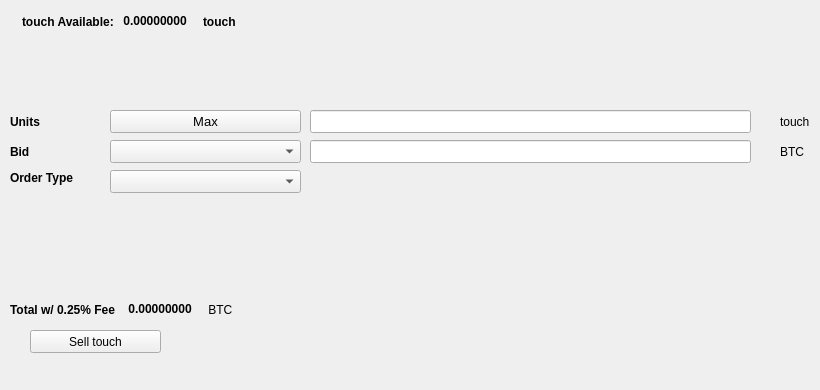
   <widget class="QWidget" name="SellTab">
    <attribute name="title">
     <string>Sell</string>
    </attribute>
    <widget class="QLabel" name="label_16">
     <property name="geometry">
      <rect>
       <x>780</x>
       <y>140</y>
       <width>31</width>
       <height>23</height>
      </rect>
     </property>
     <property name="text">
      <string>BTC</string>
     </property>
    </widget>
    <widget class="QComboBox" name="SellBidcomboBox">
     <property name="geometry">
      <rect>
       <x>110</x>
       <y>140</y>
       <width>191</width>
       <height>23</height>
      </rect>
     </property>
     <property name="font">
      <font>
       <pointsize>10</pointsize>
      </font>
     </property>
    </widget>
    <widget class="QLabel" name="label_18">
     <property name="geometry">
      <rect>
       <x>10</x>
       <y>110</y>
       <width>46</width>
       <height>23</height>
      </rect>
     </property>
     <property name="font">
      <font>
       <weight>75</weight>
       <bold>true</bold>
      </font>
     </property>
     <property name="text">
      <string>Units</string>
     </property>
    </widget>
    <widget class="QPushButton" name="Sell_Max_Amount">
     <property name="geometry">
      <rect>
       <x>110</x>
       <y>110</y>
       <width>191</width>
       <height>23</height>
      </rect>
     </property>
     <property name="font">
      <font>
       <pointsize>10</pointsize>
      </font>
     </property>
     <property name="text">
      <string>Max</string>
     </property>
    </widget>
    <widget class="QLabel" name="label_20">
     <property name="geometry">
      <rect>
       <x>10</x>
       <y>170</y>
       <width>91</width>
       <height>16</height>
      </rect>
     </property>
     <property name="font">
      <font>
       <weight>75</weight>
       <bold>true</bold>
      </font>
     </property>
     <property name="text">
      <string>Order Type</string>
     </property>
    </widget>
    <widget class="QComboBox" name="SellOrdertypeCombo">
     <property name="geometry">
      <rect>
       <x>110</x>
       <y>170</y>
       <width>191</width>
       <height>23</height>
      </rect>
     </property>
     <property name="font">
      <font>
       <pointsize>10</pointsize>
      </font>
     </property>
    </widget>
    <widget class="QLabel" name="label_21">
     <property name="geometry">
      <rect>
       <x>10</x>
       <y>140</y>
       <width>46</width>
       <height>23</height>
      </rect>
     </property>
     <property name="font">
      <font>
       <weight>75</weight>
       <bold>true</bold>
      </font>
     </property>
     <property name="text">
      <string>Bid</string>
     </property>
    </widget>
    <widget class="QLabel" name="label_22">
     <property name="geometry">
      <rect>
       <x>780</x>
       <y>110</y>
       <width>31</width>
       <height>23</height>
      </rect>
     </property>
     <property name="text">
      <string>touch</string>
     </property>
    </widget>
    <widget class="QLineEdit" name="UnitsInputtouch">
     <property name="geometry">
      <rect>
       <x>310</x>
       <y>110</y>
       <width>441</width>
       <height>23</height>
      </rect>
     </property>
     <property name="font">
      <font>
       <pointsize>9</pointsize>
       <weight>75</weight>
       <bold>true</bold>
      </font>
     </property>
    </widget>
    <widget class="QLineEdit" name="SellBidPriceEdit">
     <property name="geometry">
      <rect>
       <x>310</x>
       <y>140</y>
       <width>441</width>
       <height>23</height>
      </rect>
     </property>
     <property name="font">
      <font>
       <pointsize>9</pointsize>
       <weight>75</weight>
       <bold>true</bold>
      </font>
     </property>
    </widget>
    <widget class="QPushButton" name="SelltouchBTN">
     <property name="geometry">
      <rect>
       <x>30</x>
       <y>330</y>
       <width>131</width>
       <height>23</height>
      </rect>
     </property>
     <property name="text">
      <string>Sell touch</string>
     </property>
     <property name="icon">
      <iconset resource="../touch">
       <normaloff>:/icons/bitcoin</normaloff>:/icons/bitcoin</iconset>
     </property>
    </widget>
    <widget class="QWidget" name="layoutWidget3">
     <property name="geometry">
      <rect>
       <x>22</x>
       <y>12</y>
       <width>258</width>
       <height>19</height>
      </rect>
     </property>
     <layout class="QHBoxLayout" name="horizontalLayout">
      <item>
       <widget class="QLabel" name="label232_2">
        <property name="font">
         <font>
          <weight>75</weight>
          <bold>true</bold>
         </font>
        </property>
        <property name="text">
         <string>touch Available:</string>
        </property>
       </widget>
      </item>
      <item>
       <widget class="QLabel" name="touchAvailableLabel">
        <property name="palette">
         <palette>
          <active>
           <colorrole role="WindowText">
            <brush brushstyle="SolidPattern">
             <color alpha="255">
              <red>0</red>
              <green>0</green>
              <blue>0</blue>
             </color>
            </brush>
           </colorrole>
           <colorrole role="Button">
            <brush brushstyle="SolidPattern">
             <color alpha="255">
              <red>0</red>
              <green>170</green>
              <blue>0</blue>
             </color>
            </brush>
           </colorrole>
           <colorrole role="Light">
            <brush brushstyle="SolidPattern">
             <color alpha="255">
              <red>0</red>
              <green>255</green>
              <blue>0</blue>
             </color>
            </brush>
           </colorrole>
           <colorrole role="Midlight">
            <brush brushstyle="SolidPattern">
             <color alpha="255">
              <red>0</red>
              <green>212</green>
              <blue>0</blue>
             </color>
            </brush>
           </colorrole>
           <colorrole role="Dark">
            <brush brushstyle="SolidPattern">
             <color alpha="255">
              <red>0</red>
              <green>85</green>
              <blue>0</blue>
             </color>
            </brush>
           </colorrole>
           <colorrole role="Mid">
            <brush brushstyle="SolidPattern">
             <color alpha="255">
              <red>0</red>
              <green>113</green>
              <blue>0</blue>
             </color>
            </brush>
           </colorrole>
           <colorrole role="Text">
            <brush brushstyle="SolidPattern">
             <color alpha="255">
              <red>0</red>
              <green>170</green>
              <blue>0</blue>
             </color>
            </brush>
           </colorrole>
           <colorrole role="BrightText">
            <brush brushstyle="SolidPattern">
             <color alpha="255">
              <red>255</red>
              <green>255</green>
              <blue>255</blue>
             </color>
            </brush>
           </colorrole>
           <colorrole role="ButtonText">
            <brush brushstyle="SolidPattern">
             <color alpha="255">
              <red>0</red>
              <green>0</green>
              <blue>0</blue>
             </color>
            </brush>
           </colorrole>
           <colorrole role="Base">
            <brush brushstyle="SolidPattern">
             <color alpha="255">
              <red>255</red>
              <green>255</green>
              <blue>255</blue>
             </color>
            </brush>
           </colorrole>
           <colorrole role="Window">
            <brush brushstyle="SolidPattern">
             <color alpha="255">
              <red>0</red>
              <green>170</green>
              <blue>0</blue>
             </color>
            </brush>
           </colorrole>
           <colorrole role="Shadow">
            <brush brushstyle="SolidPattern">
             <color alpha="255">
              <red>0</red>
              <green>0</green>
              <blue>0</blue>
             </color>
            </brush>
           </colorrole>
           <colorrole role="AlternateBase">
            <brush brushstyle="SolidPattern">
             <color alpha="255">
              <red>127</red>
              <green>212</green>
              <blue>127</blue>
             </color>
            </brush>
           </colorrole>
           <colorrole role="ToolTipBase">
            <brush brushstyle="SolidPattern">
             <color alpha="255">
              <red>255</red>
              <green>255</green>
              <blue>220</blue>
             </color>
            </brush>
           </colorrole>
           <colorrole role="ToolTipText">
            <brush brushstyle="SolidPattern">
             <color alpha="255">
              <red>0</red>
              <green>0</green>
              <blue>0</blue>
             </color>
            </brush>
           </colorrole>
          </active>
          <inactive>
           <colorrole role="WindowText">
            <brush brushstyle="SolidPattern">
             <color alpha="255">
              <red>0</red>
              <green>0</green>
              <blue>0</blue>
             </color>
            </brush>
           </colorrole>
           <colorrole role="Button">
            <brush brushstyle="SolidPattern">
             <color alpha="255">
              <red>0</red>
              <green>170</green>
              <blue>0</blue>
             </color>
            </brush>
           </colorrole>
           <colorrole role="Light">
            <brush brushstyle="SolidPattern">
             <color alpha="255">
              <red>0</red>
              <green>255</green>
              <blue>0</blue>
             </color>
            </brush>
           </colorrole>
           <colorrole role="Midlight">
            <brush brushstyle="SolidPattern">
             <color alpha="255">
              <red>0</red>
              <green>212</green>
              <blue>0</blue>
             </color>
            </brush>
           </colorrole>
           <colorrole role="Dark">
            <brush brushstyle="SolidPattern">
             <color alpha="255">
              <red>0</red>
              <green>85</green>
              <blue>0</blue>
             </color>
            </brush>
           </colorrole>
           <colorrole role="Mid">
            <brush brushstyle="SolidPattern">
             <color alpha="255">
              <red>0</red>
              <green>113</green>
              <blue>0</blue>
             </color>
            </brush>
           </colorrole>
           <colorrole role="Text">
            <brush brushstyle="SolidPattern">
             <color alpha="255">
              <red>0</red>
              <green>170</green>
              <blue>0</blue>
             </color>
            </brush>
           </colorrole>
           <colorrole role="BrightText">
            <brush brushstyle="SolidPattern">
             <color alpha="255">
              <red>255</red>
              <green>255</green>
              <blue>255</blue>
             </color>
            </brush>
           </colorrole>
           <colorrole role="ButtonText">
            <brush brushstyle="SolidPattern">
             <color alpha="255">
              <red>0</red>
              <green>0</green>
              <blue>0</blue>
             </color>
            </brush>
           </colorrole>
           <colorrole role="Base">
            <brush brushstyle="SolidPattern">
             <color alpha="255">
              <red>255</red>
              <green>255</green>
              <blue>255</blue>
             </color>
            </brush>
           </colorrole>
           <colorrole role="Window">
            <brush brushstyle="SolidPattern">
             <color alpha="255">
              <red>0</red>
              <green>170</green>
              <blue>0</blue>
             </color>
            </brush>
           </colorrole>
           <colorrole role="Shadow">
            <brush brushstyle="SolidPattern">
             <color alpha="255">
              <red>0</red>
              <green>0</green>
              <blue>0</blue>
             </color>
            </brush>
           </colorrole>
           <colorrole role="AlternateBase">
            <brush brushstyle="SolidPattern">
             <color alpha="255">
              <red>127</red>
              <green>212</green>
              <blue>127</blue>
             </color>
            </brush>
           </colorrole>
           <colorrole role="ToolTipBase">
            <brush brushstyle="SolidPattern">
             <color alpha="255">
              <red>255</red>
              <green>255</green>
              <blue>220</blue>
             </color>
            </brush>
           </colorrole>
           <colorrole role="ToolTipText">
            <brush brushstyle="SolidPattern">
             <color alpha="255">
              <red>0</red>
              <green>0</green>
              <blue>0</blue>
             </color>
            </brush>
           </colorrole>
          </inactive>
          <disabled>
           <colorrole role="WindowText">
            <brush brushstyle="SolidPattern">
             <color alpha="255">
              <red>0</red>
              <green>85</green>
              <blue>0</blue>
             </color>
            </brush>
           </colorrole>
           <colorrole role="Button">
            <brush brushstyle="SolidPattern">
             <color alpha="255">
              <red>0</red>
              <green>170</green>
              <blue>0</blue>
             </color>
            </brush>
           </colorrole>
           <colorrole role="Light">
            <brush brushstyle="SolidPattern">
             <color alpha="255">
              <red>0</red>
              <green>255</green>
              <blue>0</blue>
             </color>
            </brush>
           </colorrole>
           <colorrole role="Midlight">
            <brush brushstyle="SolidPattern">
             <color alpha="255">
              <red>0</red>
              <green>212</green>
              <blue>0</blue>
             </color>
            </brush>
           </colorrole>
           <colorrole role="Dark">
            <brush brushstyle="SolidPattern">
             <color alpha="255">
              <red>0</red>
              <green>85</green>
              <blue>0</blue>
             </color>
            </brush>
           </colorrole>
           <colorrole role="Mid">
            <brush brushstyle="SolidPattern">
             <color alpha="255">
              <red>0</red>
              <green>113</green>
              <blue>0</blue>
             </color>
            </brush>
           </colorrole>
           <colorrole role="Text">
            <brush brushstyle="SolidPattern">
             <color alpha="255">
              <red>0</red>
              <green>85</green>
              <blue>0</blue>
             </color>
            </brush>
           </colorrole>
           <colorrole role="BrightText">
            <brush brushstyle="SolidPattern">
             <color alpha="255">
              <red>255</red>
              <green>255</green>
              <blue>255</blue>
             </color>
            </brush>
           </colorrole>
           <colorrole role="ButtonText">
            <brush brushstyle="SolidPattern">
             <color alpha="255">
              <red>0</red>
              <green>85</green>
              <blue>0</blue>
             </color>
            </brush>
           </colorrole>
           <colorrole role="Base">
            <brush brushstyle="SolidPattern">
             <color alpha="255">
              <red>0</red>
              <green>170</green>
              <blue>0</blue>
             </color>
            </brush>
           </colorrole>
           <colorrole role="Window">
            <brush brushstyle="SolidPattern">
             <color alpha="255">
              <red>0</red>
              <green>170</green>
              <blue>0</blue>
             </color>
            </brush>
           </colorrole>
           <colorrole role="Shadow">
            <brush brushstyle="SolidPattern">
             <color alpha="255">
              <red>0</red>
              <green>0</green>
              <blue>0</blue>
             </color>
            </brush>
           </colorrole>
           <colorrole role="AlternateBase">
            <brush brushstyle="SolidPattern">
             <color alpha="255">
              <red>0</red>
              <green>170</green>
              <blue>0</blue>
             </color>
            </brush>
           </colorrole>
           <colorrole role="ToolTipBase">
            <brush brushstyle="SolidPattern">
             <color alpha="255">
              <red>255</red>
              <green>255</green>
              <blue>220</blue>
             </color>
            </brush>
           </colorrole>
           <colorrole role="ToolTipText">
            <brush brushstyle="SolidPattern">
             <color alpha="255">
              <red>0</red>
              <green>0</green>
              <blue>0</blue>
             </color>
            </brush>
           </colorrole>
          </disabled>
         </palette>
        </property>
        <property name="font">
         <font>
          <weight>75</weight>
          <bold>true</bold>
         </font>
        </property>
        <property name="text">
         <string> 0.00000000 </string>
        </property>
        <property name="textInteractionFlags">
         <set>Qt::LinksAccessibleByMouse|Qt::TextSelectableByKeyboard|Qt::TextSelectableByMouse</set>
        </property>
       </widget>
      </item>
      <item>
       <widget class="QLabel" name="labeltouch">
        <property name="font">
         <font>
          <weight>75</weight>
          <bold>true</bold>
         </font>
        </property>
        <property name="text">
         <string>touch</string>
        </property>
       </widget>
      </item>
     </layout>
    </widget>
    <widget class="QWidget" name="layoutWidget">
     <property name="geometry">
      <rect>
       <x>10</x>
       <y>300</y>
       <width>268</width>
       <height>19</height>
      </rect>
     </property>
     <layout class="QHBoxLayout" name="horizontalLayout_2">
      <item>
       <widget class="QLabel" name="label_19">
        <property name="font">
         <font>
          <weight>75</weight>
          <bold>true</bold>
         </font>
        </property>
        <property name="text">
         <string>Total w/ 0.25% Fee </string>
        </property>
       </widget>
      </item>
      <item>
       <widget class="QLabel" name="SellCostLabel">
        <property name="palette">
         <palette>
          <active>
           <colorrole role="WindowText">
            <brush brushstyle="SolidPattern">
             <color alpha="255">
              <red>0</red>
              <green>0</green>
              <blue>0</blue>
             </color>
            </brush>
           </colorrole>
           <colorrole role="Button">
            <brush brushstyle="SolidPattern">
             <color alpha="255">
              <red>0</red>
              <green>170</green>
              <blue>0</blue>
             </color>
            </brush>
           </colorrole>
           <colorrole role="Light">
            <brush brushstyle="SolidPattern">
             <color alpha="255">
              <red>0</red>
              <green>255</green>
              <blue>0</blue>
             </color>
            </brush>
           </colorrole>
           <colorrole role="Midlight">
            <brush brushstyle="SolidPattern">
             <color alpha="255">
              <red>0</red>
              <green>212</green>
              <blue>0</blue>
             </color>
            </brush>
           </colorrole>
           <colorrole role="Dark">
            <brush brushstyle="SolidPattern">
             <color alpha="255">
              <red>0</red>
              <green>85</green>
              <blue>0</blue>
             </color>
            </brush>
           </colorrole>
           <colorrole role="Mid">
            <brush brushstyle="SolidPattern">
             <color alpha="255">
              <red>0</red>
              <green>113</green>
              <blue>0</blue>
             </color>
            </brush>
           </colorrole>
           <colorrole role="Text">
            <brush brushstyle="SolidPattern">
             <color alpha="255">
              <red>0</red>
              <green>170</green>
              <blue>0</blue>
             </color>
            </brush>
           </colorrole>
           <colorrole role="BrightText">
            <brush brushstyle="SolidPattern">
             <color alpha="255">
              <red>255</red>
              <green>255</green>
              <blue>255</blue>
             </color>
            </brush>
           </colorrole>
           <colorrole role="ButtonText">
            <brush brushstyle="SolidPattern">
             <color alpha="255">
              <red>0</red>
              <green>0</green>
              <blue>0</blue>
             </color>
            </brush>
           </colorrole>
           <colorrole role="Base">
            <brush brushstyle="SolidPattern">
             <color alpha="255">
              <red>255</red>
              <green>255</green>
              <blue>255</blue>
             </color>
            </brush>
           </colorrole>
           <colorrole role="Window">
            <brush brushstyle="SolidPattern">
             <color alpha="255">
              <red>0</red>
              <green>170</green>
              <blue>0</blue>
             </color>
            </brush>
           </colorrole>
           <colorrole role="Shadow">
            <brush brushstyle="SolidPattern">
             <color alpha="255">
              <red>0</red>
              <green>0</green>
              <blue>0</blue>
             </color>
            </brush>
           </colorrole>
           <colorrole role="AlternateBase">
            <brush brushstyle="SolidPattern">
             <color alpha="255">
              <red>127</red>
              <green>212</green>
              <blue>127</blue>
             </color>
            </brush>
           </colorrole>
           <colorrole role="ToolTipBase">
            <brush brushstyle="SolidPattern">
             <color alpha="255">
              <red>255</red>
              <green>255</green>
              <blue>220</blue>
             </color>
            </brush>
           </colorrole>
           <colorrole role="ToolTipText">
            <brush brushstyle="SolidPattern">
             <color alpha="255">
              <red>0</red>
              <green>0</green>
              <blue>0</blue>
             </color>
            </brush>
           </colorrole>
          </active>
          <inactive>
           <colorrole role="WindowText">
            <brush brushstyle="SolidPattern">
             <color alpha="255">
              <red>0</red>
              <green>0</green>
              <blue>0</blue>
             </color>
            </brush>
           </colorrole>
           <colorrole role="Button">
            <brush brushstyle="SolidPattern">
             <color alpha="255">
              <red>0</red>
              <green>170</green>
              <blue>0</blue>
             </color>
            </brush>
           </colorrole>
           <colorrole role="Light">
            <brush brushstyle="SolidPattern">
             <color alpha="255">
              <red>0</red>
              <green>255</green>
              <blue>0</blue>
             </color>
            </brush>
           </colorrole>
           <colorrole role="Midlight">
            <brush brushstyle="SolidPattern">
             <color alpha="255">
              <red>0</red>
              <green>212</green>
              <blue>0</blue>
             </color>
            </brush>
           </colorrole>
           <colorrole role="Dark">
            <brush brushstyle="SolidPattern">
             <color alpha="255">
              <red>0</red>
              <green>85</green>
              <blue>0</blue>
             </color>
            </brush>
           </colorrole>
           <colorrole role="Mid">
            <brush brushstyle="SolidPattern">
             <color alpha="255">
              <red>0</red>
              <green>113</green>
              <blue>0</blue>
             </color>
            </brush>
           </colorrole>
           <colorrole role="Text">
            <brush brushstyle="SolidPattern">
             <color alpha="255">
              <red>0</red>
              <green>170</green>
              <blue>0</blue>
             </color>
            </brush>
           </colorrole>
           <colorrole role="BrightText">
            <brush brushstyle="SolidPattern">
             <color alpha="255">
              <red>255</red>
              <green>255</green>
              <blue>255</blue>
             </color>
            </brush>
           </colorrole>
           <colorrole role="ButtonText">
            <brush brushstyle="SolidPattern">
             <color alpha="255">
              <red>0</red>
              <green>0</green>
              <blue>0</blue>
             </color>
            </brush>
           </colorrole>
           <colorrole role="Base">
            <brush brushstyle="SolidPattern">
             <color alpha="255">
              <red>255</red>
              <green>255</green>
              <blue>255</blue>
             </color>
            </brush>
           </colorrole>
           <colorrole role="Window">
            <brush brushstyle="SolidPattern">
             <color alpha="255">
              <red>0</red>
              <green>170</green>
              <blue>0</blue>
             </color>
            </brush>
           </colorrole>
           <colorrole role="Shadow">
            <brush brushstyle="SolidPattern">
             <color alpha="255">
              <red>0</red>
              <green>0</green>
              <blue>0</blue>
             </color>
            </brush>
           </colorrole>
           <colorrole role="AlternateBase">
            <brush brushstyle="SolidPattern">
             <color alpha="255">
              <red>127</red>
              <green>212</green>
              <blue>127</blue>
             </color>
            </brush>
           </colorrole>
           <colorrole role="ToolTipBase">
            <brush brushstyle="SolidPattern">
             <color alpha="255">
              <red>255</red>
              <green>255</green>
              <blue>220</blue>
             </color>
            </brush>
           </colorrole>
           <colorrole role="ToolTipText">
            <brush brushstyle="SolidPattern">
             <color alpha="255">
              <red>0</red>
              <green>0</green>
              <blue>0</blue>
             </color>
            </brush>
           </colorrole>
          </inactive>
          <disabled>
           <colorrole role="WindowText">
            <brush brushstyle="SolidPattern">
             <color alpha="255">
              <red>0</red>
              <green>85</green>
              <blue>0</blue>
             </color>
            </brush>
           </colorrole>
           <colorrole role="Button">
            <brush brushstyle="SolidPattern">
             <color alpha="255">
              <red>0</red>
              <green>170</green>
              <blue>0</blue>
             </color>
            </brush>
           </colorrole>
           <colorrole role="Light">
            <brush brushstyle="SolidPattern">
             <color alpha="255">
              <red>0</red>
              <green>255</green>
              <blue>0</blue>
             </color>
            </brush>
           </colorrole>
           <colorrole role="Midlight">
            <brush brushstyle="SolidPattern">
             <color alpha="255">
              <red>0</red>
              <green>212</green>
              <blue>0</blue>
             </color>
            </brush>
           </colorrole>
           <colorrole role="Dark">
            <brush brushstyle="SolidPattern">
             <color alpha="255">
              <red>0</red>
              <green>85</green>
              <blue>0</blue>
             </color>
            </brush>
           </colorrole>
           <colorrole role="Mid">
            <brush brushstyle="SolidPattern">
             <color alpha="255">
              <red>0</red>
              <green>113</green>
              <blue>0</blue>
             </color>
            </brush>
           </colorrole>
           <colorrole role="Text">
            <brush brushstyle="SolidPattern">
             <color alpha="255">
              <red>0</red>
              <green>85</green>
              <blue>0</blue>
             </color>
            </brush>
           </colorrole>
           <colorrole role="BrightText">
            <brush brushstyle="SolidPattern">
             <color alpha="255">
              <red>255</red>
              <green>255</green>
              <blue>255</blue>
             </color>
            </brush>
           </colorrole>
           <colorrole role="ButtonText">
            <brush brushstyle="SolidPattern">
             <color alpha="255">
              <red>0</red>
              <green>85</green>
              <blue>0</blue>
             </color>
            </brush>
           </colorrole>
           <colorrole role="Base">
            <brush brushstyle="SolidPattern">
             <color alpha="255">
              <red>0</red>
              <green>170</green>
              <blue>0</blue>
             </color>
            </brush>
           </colorrole>
           <colorrole role="Window">
            <brush brushstyle="SolidPattern">
             <color alpha="255">
              <red>0</red>
              <green>170</green>
              <blue>0</blue>
             </color>
            </brush>
           </colorrole>
           <colorrole role="Shadow">
            <brush brushstyle="SolidPattern">
             <color alpha="255">
              <red>0</red>
              <green>0</green>
              <blue>0</blue>
             </color>
            </brush>
           </colorrole>
           <colorrole role="AlternateBase">
            <brush brushstyle="SolidPattern">
             <color alpha="255">
              <red>0</red>
              <green>170</green>
              <blue>0</blue>
             </color>
            </brush>
           </colorrole>
           <colorrole role="ToolTipBase">
            <brush brushstyle="SolidPattern">
             <color alpha="255">
              <red>255</red>
              <green>255</green>
              <blue>220</blue>
             </color>
            </brush>
           </colorrole>
           <colorrole role="ToolTipText">
            <brush brushstyle="SolidPattern">
             <color alpha="255">
              <red>0</red>
              <green>0</green>
              <blue>0</blue>
             </color>
            </brush>
           </colorrole>
          </disabled>
         </palette>
        </property>
        <property name="font">
         <font>
          <weight>75</weight>
          <bold>true</bold>
         </font>
        </property>
        <property name="autoFillBackground">
         <bool>false</bool>
        </property>
        <property name="text">
         <string> 0.00000000</string>
        </property>
        <property name="textInteractionFlags">
         <set>Qt::LinksAccessibleByMouse|Qt::TextSelectableByMouse</set>
        </property>
       </widget>
      </item>
      <item>
       <widget class="QLabel" name="label_17">
        <property name="font">
         <font>
          <weight>50</weight>
          <bold>false</bold>
         </font>
        </property>
        <property name="text">
         <string> BTC</string>
        </property>
       </widget>
      </item>
     </layout>
    </widget>
    <widget class="QLabel" name="label_23">
     <property name="geometry">
      <rect>
       <x>460</x>
       <y>300</y>
       <width>281</width>
       <height>81</height>
      </rect>
     </property>
     <property name="text">
      <string/>
     </property>
     <property name="pixmap">
      <pixmap>:/images/bittrex</pixmap>
     </property>
    </widget>
   </widget>
